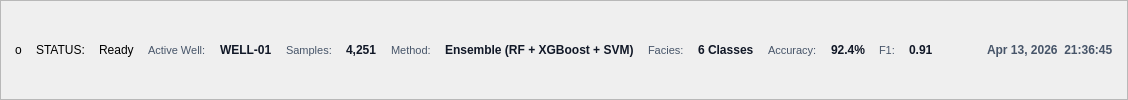
    <widget class="QFrame" name="statusFrame">
     <property name="frameShape">
      <enum>QFrame::StyledPanel</enum>
     </property>
     <layout class="QHBoxLayout" name="statusLayout">
      <property name="spacing">
       <number>14</number>
      </property>
      <property name="leftMargin">
       <number>14</number>
      </property>
      <property name="topMargin">
       <number>10</number>
      </property>
      <property name="rightMargin">
       <number>14</number>
      </property>
      <property name="bottomMargin">
       <number>10</number>
      </property>
      <item>
       <widget class="QLabel" name="statusChip">
        <property name="text">
         <string>o</string>
        </property>
       </widget>
      </item>
      <item>
       <widget class="QLabel" name="statusKey">
        <property name="text">
         <string>STATUS:</string>
        </property>
       </widget>
      </item>
      <item>
       <widget class="QLabel" name="statusValue">
        <property name="text">
         <string>Ready</string>
        </property>
       </widget>
      </item>
      <item>
       <widget class="QLabel" name="statusKey_2">
        <property name="styleSheet">
         <string notr="true">color: #475569; font-size: 8pt;</string>
        </property>
        <property name="text">
         <string>Active Well:</string>
        </property>
       </widget>
      </item>
      <item>
       <widget class="QLabel" name="statusValue_2">
        <property name="styleSheet">
         <string notr="true">color: #111827; font-weight: 700;</string>
        </property>
        <property name="text">
         <string>WELL-01</string>
        </property>
       </widget>
      </item>
      <item>
       <widget class="QLabel" name="statusKey_3">
        <property name="styleSheet">
         <string notr="true">color: #475569; font-size: 8pt;</string>
        </property>
        <property name="text">
         <string>Samples:</string>
        </property>
       </widget>
      </item>
      <item>
       <widget class="QLabel" name="statusValue_3">
        <property name="styleSheet">
         <string notr="true">color: #111827; font-weight: 700;</string>
        </property>
        <property name="text">
         <string>4,251</string>
        </property>
       </widget>
      </item>
      <item>
       <widget class="QLabel" name="statusKey_4">
        <property name="styleSheet">
         <string notr="true">color: #475569; font-size: 8pt;</string>
        </property>
        <property name="text">
         <string>Method:</string>
        </property>
       </widget>
      </item>
      <item>
       <widget class="QLabel" name="statusValue_4">
        <property name="styleSheet">
         <string notr="true">color: #111827; font-weight: 700;</string>
        </property>
        <property name="text">
         <string>Ensemble (RF + XGBoost + SVM)</string>
        </property>
       </widget>
      </item>
      <item>
       <widget class="QLabel" name="statusKey_5">
        <property name="styleSheet">
         <string notr="true">color: #475569; font-size: 8pt;</string>
        </property>
        <property name="text">
         <string>Facies:</string>
        </property>
       </widget>
      </item>
      <item>
       <widget class="QLabel" name="statusValue_5">
        <property name="styleSheet">
         <string notr="true">color: #111827; font-weight: 700;</string>
        </property>
        <property name="text">
         <string>6 Classes</string>
        </property>
       </widget>
      </item>
      <item>
       <widget class="QLabel" name="statusKey_6">
        <property name="styleSheet">
         <string notr="true">color: #475569; font-size: 8pt;</string>
        </property>
        <property name="text">
         <string>Accuracy:</string>
        </property>
       </widget>
      </item>
      <item>
       <widget class="QLabel" name="statusValue_6">
        <property name="styleSheet">
         <string notr="true">color: #111827; font-weight: 700;</string>
        </property>
        <property name="text">
         <string>92.4%</string>
        </property>
       </widget>
      </item>
      <item>
       <widget class="QLabel" name="statusKey_7">
        <property name="styleSheet">
         <string notr="true">color: #475569; font-size: 8pt;</string>
        </property>
        <property name="text">
         <string>F1:</string>
        </property>
       </widget>
      </item>
      <item>
       <widget class="QLabel" name="statusValue_7">
        <property name="styleSheet">
         <string notr="true">color: #111827; font-weight: 700;</string>
        </property>
        <property name="text">
         <string>0.91</string>
        </property>
       </widget>
      </item>
      <item>
       <spacer name="statusSpacer">
        <property name="orientation">
         <enum>Qt::Horizontal</enum>
        </property>
        <property name="sizeHint" stdset="0">
         <size>
          <width>40</width>
          <height>20</height>
         </size>
        </property>
       </spacer>
      </item>
      <item>
       <widget class="QLabel" name="statusValue_8">
        <property name="styleSheet">
         <string notr="true">color: #475569; font-weight: 600;</string>
        </property>
        <property name="text">
         <string>Apr 13, 2026  21:36:45</string>
        </property>
       </widget>
      </item>
     </layout>
    </widget>
